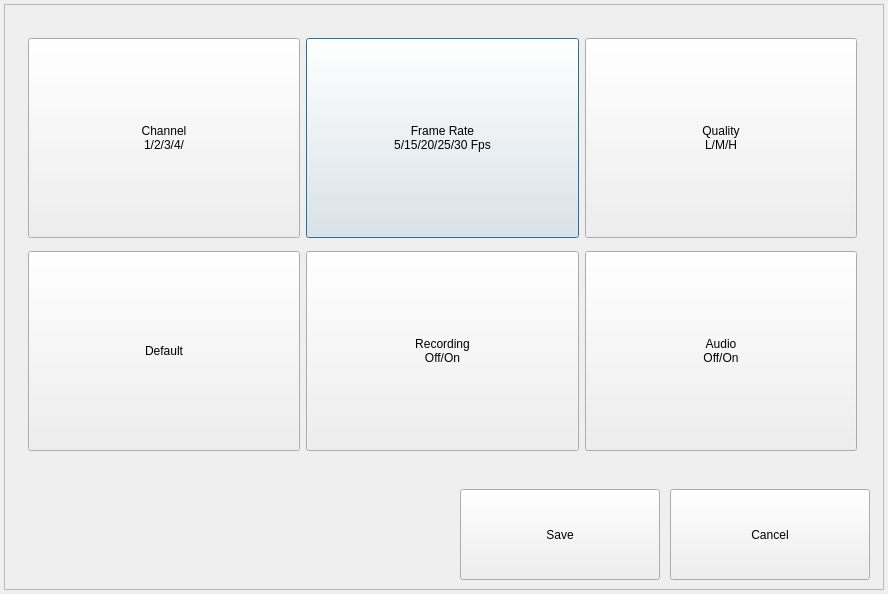
<?xml version="1.0" encoding="UTF-8"?>
<ui version="4.0">
 <class>NormalDialog</class>
 <widget class="QDialog" name="NormalDialog">
  <property name="geometry">
   <rect>
    <x>0</x>
    <y>0</y>
    <width>888</width>
    <height>594</height>
   </rect>
  </property>
  <property name="windowTitle">
   <string>NORMAL PROPERTY</string>
  </property>
  <widget class="QWidget" name="gridLayoutWidget">
   <property name="geometry">
    <rect>
     <x>17</x>
     <y>20</y>
     <width>851</width>
     <height>451</height>
    </rect>
   </property>
   <layout class="QGridLayout" name="gridLayout">
    <item row="0" column="1">
     <widget class="QPushButton" name="buttonFrameRate">
      <property name="minimumSize">
       <size>
        <width>236</width>
        <height>200</height>
       </size>
      </property>
      <property name="text">
       <string>Frame Rate
5/15/20/25/30 Fps</string>
      </property>
     </widget>
    </item>
    <item row="0" column="0">
     <widget class="QPushButton" name="buttonChannel">
      <property name="minimumSize">
       <size>
        <width>236</width>
        <height>200</height>
       </size>
      </property>
      <property name="text">
       <string>Channel
1/2/3/4/</string>
      </property>
     </widget>
    </item>
    <item row="1" column="0">
     <widget class="QPushButton" name="buttonDefault">
      <property name="enabled">
       <bool>true</bool>
      </property>
      <property name="minimumSize">
       <size>
        <width>236</width>
        <height>200</height>
       </size>
      </property>
      <property name="text">
       <string>Default</string>
      </property>
     </widget>
    </item>
    <item row="1" column="1">
     <widget class="QPushButton" name="buttonRecording">
      <property name="enabled">
       <bool>true</bool>
      </property>
      <property name="minimumSize">
       <size>
        <width>236</width>
        <height>200</height>
       </size>
      </property>
      <property name="text">
       <string>Recording
Off/On</string>
      </property>
     </widget>
    </item>
    <item row="0" column="2">
     <widget class="QPushButton" name="buttonQuality">
      <property name="minimumSize">
       <size>
        <width>236</width>
        <height>200</height>
       </size>
      </property>
      <property name="text">
       <string>Quality
L/M/H</string>
      </property>
     </widget>
    </item>
    <item row="1" column="2">
     <widget class="QPushButton" name="buttonAudio">
      <property name="minimumSize">
       <size>
        <width>236</width>
        <height>200</height>
       </size>
      </property>
      <property name="text">
       <string>Audio
Off/On</string>
      </property>
     </widget>
    </item>
   </layout>
  </widget>
  <widget class="QPushButton" name="buttonSave">
   <property name="geometry">
    <rect>
     <x>460</x>
     <y>489</y>
     <width>200</width>
     <height>91</height>
    </rect>
   </property>
   <property name="text">
    <string>Save</string>
   </property>
  </widget>
  <widget class="QPushButton" name="buttonClose">
   <property name="geometry">
    <rect>
     <x>670</x>
     <y>489</y>
     <width>200</width>
     <height>91</height>
    </rect>
   </property>
   <property name="text">
    <string>Cancel</string>
   </property>
  </widget>
  <widget class="QFrame" name="frame">
   <property name="geometry">
    <rect>
     <x>4</x>
     <y>4</y>
     <width>880</width>
     <height>586</height>
    </rect>
   </property>
   <property name="frameShape">
    <enum>QFrame::StyledPanel</enum>
   </property>
   <property name="frameShadow">
    <enum>QFrame::Raised</enum>
   </property>
  </widget>
  <zorder>frame</zorder>
  <zorder>gridLayoutWidget</zorder>
  <zorder>buttonSave</zorder>
  <zorder>buttonClose</zorder>
 </widget>
 <layoutdefault spacing="6" margin="11"/>
 <resources/>
 <connections/>
</ui>
